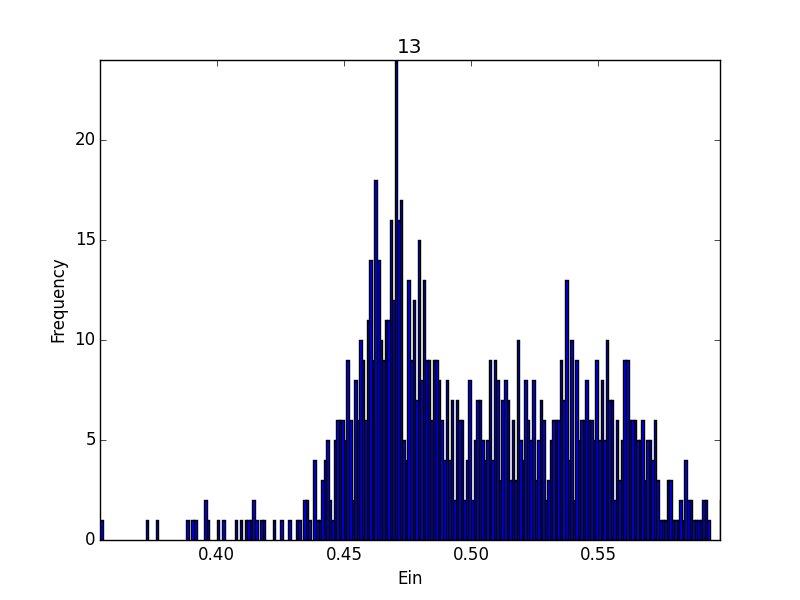

Reproduce this figure in Python.
import numpy as np
from numpy import dtype
import random
import pylab as pl

def generate_data():
    x1 = np.random.uniform(-1,1,1000)
    x2 = np.random.uniform(-1,1,1000)
    X = np.zeros((1000,3), dtype = float)
    f_result = np.zeros((1000,1), dtype = float)

    for item in range(1000):
        X[item][0] = 1.0
        X[item][1] = x1[item]
        X[item][2] = x2[item]
        f_result[item] = np.sign(x1[item]*x1[item] + x2[item]*x2[item] - 0.6)
    return X,f_result

sum_all = 0
all_error = {}
for times in range(1000):
    '''generate_data'''
    X,f_result = generate_data()
    f_noise_result = np.zeros((1000,1), dtype = float)
    np.copyto(f_noise_result,f_result)
    for j in range(1000):
        probability = random.uniform(0,10)
        if probability >= 9 :
            f_noise_result[j] = f_noise_result[j] * (-1)

    '''linear regression'''
    W_lin =  np.linalg.pinv(X) # pseudo-inverse x^
    W_lin = np.asmatrix(np.dot(W_lin, f_noise_result)) #  pseudo-inverse * y
    '''predict'''
    ans = np.dot(X, W_lin)
    test_result = []
    for i in range(1000):
        test_result.append(np.sign(ans[i][0] * f_noise_result[i][0]) != 1)
    error = np.average(np.array(test_result))
    print 'Number {0} , error {1}'.format(times,error)
    if error not in all_error:
        all_error[error] = 1
    else:
        all_error[error] = all_error[error] +1
    sum_all += error
print "average error ",sum_all/1000

pl.bar(all_error.keys(),all_error.values(), width=0.001)
pl.xlim([min(all_error.keys()), max(all_error.keys())])
pl.ylim(0, (max(all_error.values())))
pl.xlabel('Ein')
pl.ylabel('Frequency')
pl.title('13')
pl.savefig('13')
